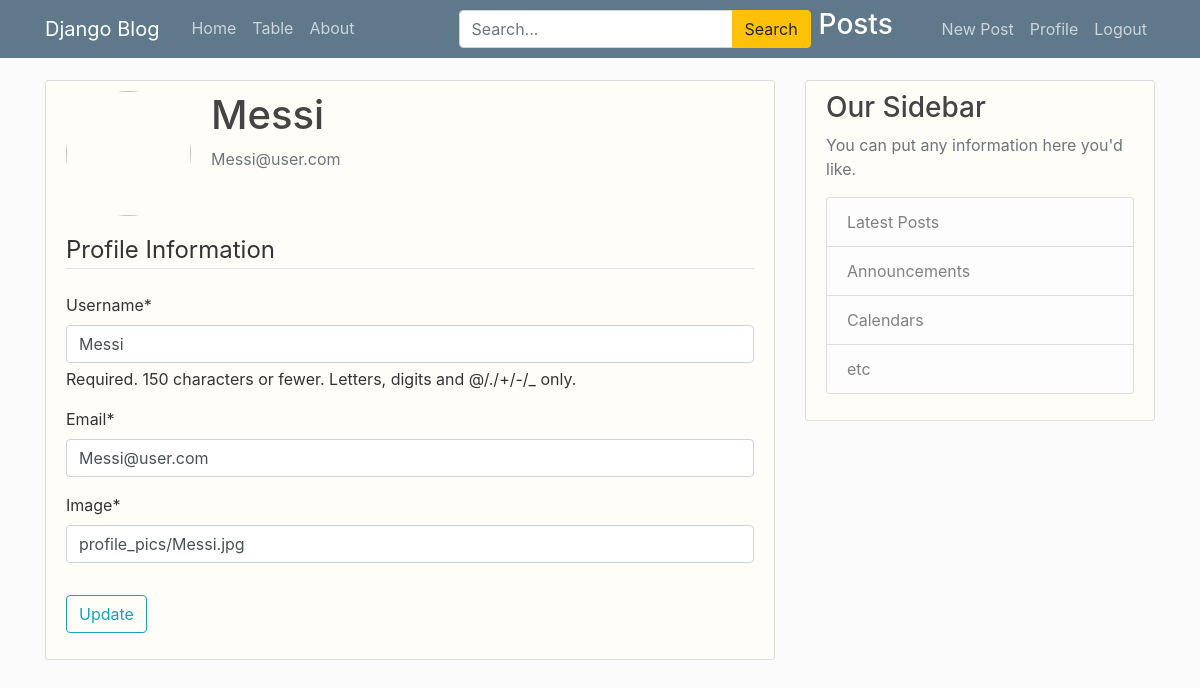
The page /profile/ (signed in) on the database as committed earlier.
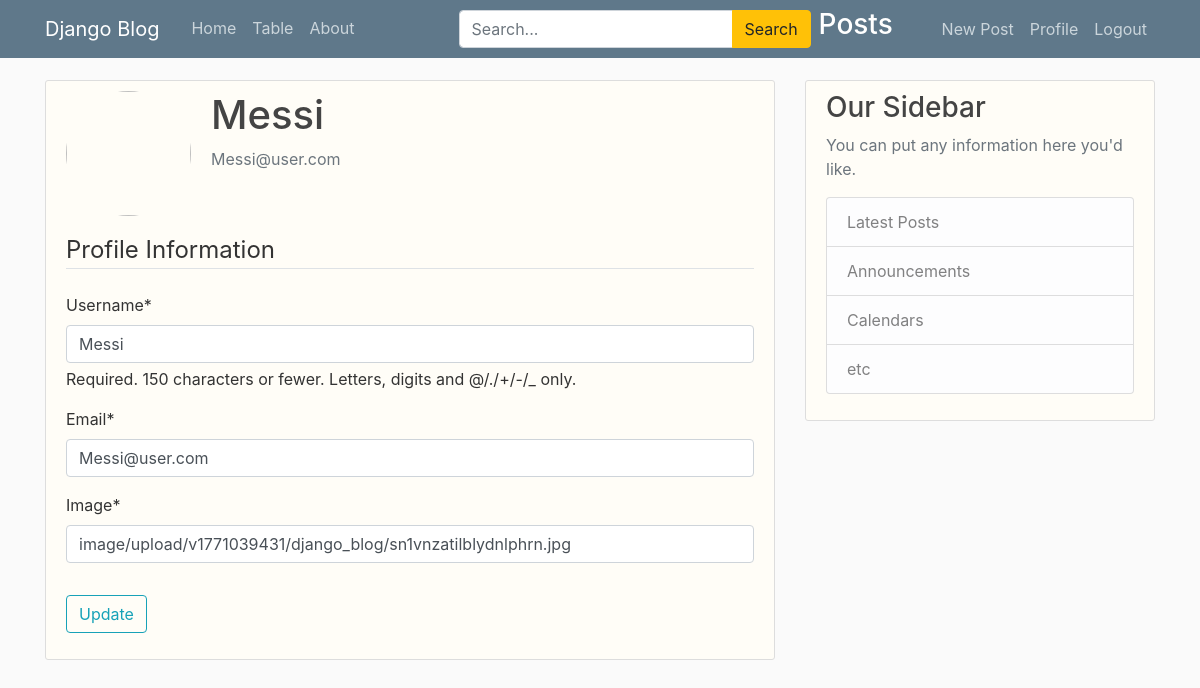
The same page on the database as committed later.
### users/models.py (models this page shows, shortened)
class Profile(models.Model):
    user = models.OneToOneField(User, on_delete=models.CASCADE)
    image = CloudinaryField('image', folder='django_blog', default='django_blog/default_cjqgpp')

### users/views.py (the view)
# urls.py: path('profile/', user_views.profile, name='profile'),
@login_required(login_url='login')
def profile(request):
    if request.method == 'POST':
        u_form = UserUpdateForm(request.POST, instance=request.user)
        p_form = ProfileUpdateForm(request.POST, request.FILES, instance=request.user.profile)
        if u_form.is_valid() and p_form.is_valid():
            u_form.save()
            p_form.save()
            messages.success(request, f'Your account has been updated!')
            return redirect('profile')
    else:
        u_form = UserUpdateForm(instance=request.user)
        p_form = ProfileUpdateForm(instance=request.user.profile)
    context = {
        'u_form': u_form,
        'p_form': p_form
    }
    return render(request, 'users/profile.html', context)

### users/forms.py
class UserUpdateForm(forms.ModelForm):
    email = forms.EmailField()
    class Meta:
        model = User
        fields = ['username', 'email']

class ProfileUpdateForm(forms.ModelForm):
    class Meta:
        model = Profile
        fields = ['image']

### users/templates/users/profile.html (shortened to what this page needs)
{% extends "blog/base.html" %}
{% load crispy_forms_tags %}
{% block content %}
    <div class="content-section">
        <div class="media">
            <img class="rounded-circle account-img" src="{{ user.profile.image.url }}">
            <div class="media-body">
                <h2 class="account-heading">{{ user.username }}</h2>
                <p class="text-secondary">{{ user.email }}</p>
            </div>
        </div>
        <form method="POST" enctype="multipart/form-data">
            <fieldset class="form-group">
                <legend class="border-bottom mb-4">Profile Information</legend>
                {{ u_form|crispy }}
                {{ p_form|crispy }}
            </fieldset>
            <div class="form-group">
                <button class="btn btn-outline-info" type="submit">Update</button>
            </div>
        </form>
    </div>
{% endblock content %}

Rows that differ between the two databases and show on the page:
changed Profile: image "profile_pics/Messi.jpg" → "image/upload/v1771039431/django_blog/sn1vnzatilblydnlphrn.jpg"
